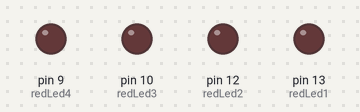
Recording of a sketch running on a simulated Arduino Uno, built with avr-gcc and run on an emulated ATmega328P. On the bench: output pins drawn as LEDs (lit = HIGH).

Above: at 0.3 s.
At 1.8 s:
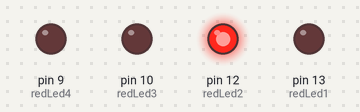
At 3.3 s:
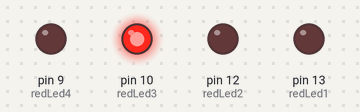
At 7.1 s:
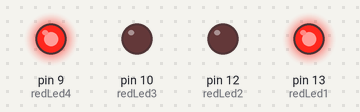
At 10.8 s:
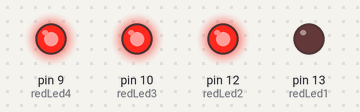
At 14.6 s:
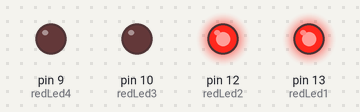
Timing chart, 0 to 15.6 s (numbered marks = the images above):
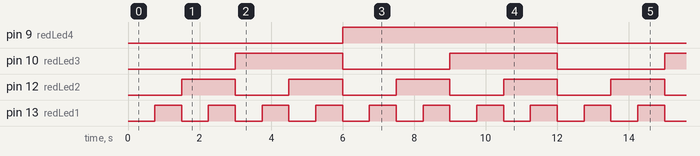

Measured:
- by itself, pin 9 (redLed4): alternates HIGH for 6.0 s and LOW for 6.0 s
- by itself, pin 10 (redLed3): alternates HIGH for 3.0 s and LOW for 3.0 s
- by itself, pin 12 (redLed2): alternates HIGH for 1.5 s and LOW for 1.5 s
- by itself, pin 13 (redLed1): alternates HIGH for 0.75 s and LOW for 0.75 s

The sketch:

Lesson_02_4-bit_Binary_Counter.ino
```cpp
int redLed1 =13;
int redLed2 =12;
int redLed3 =10;
int redLed4 =9;
int waiting =750;


void setup() {

pinMode(redLed1,OUTPUT);
pinMode(redLed2,OUTPUT);
pinMode(redLed3,OUTPUT);
pinMode(redLed4,OUTPUT);


}

void loop() {
  //Number 0
  digitalWrite(redLed1,LOW);
  digitalWrite(redLed2,LOW);
  digitalWrite(redLed3,LOW);
  digitalWrite(redLed4,LOW);
  delay(waiting);
  //1 - 0001
  digitalWrite(redLed1,HIGH);
  digitalWrite(redLed2,LOW);
  digitalWrite(redLed3,LOW);
  digitalWrite(redLed4,LOW);
  delay(waiting);
  //2 - 0010
  digitalWrite(redLed1,LOW);
  digitalWrite(redLed2,HIGH);
  digitalWrite(redLed3,LOW);
  digitalWrite(redLed4,LOW);
  delay(waiting);
  //3 - 0011
  digitalWrite(redLed1,HIGH);
  digitalWrite(redLed2,HIGH);
  digitalWrite(redLed3,LOW);
  digitalWrite(redLed4,LOW);
  delay(waiting);
  //4 - 0100
  digitalWrite(redLed1,LOW);
  digitalWrite(redLed2,LOW);
  digitalWrite(redLed3,HIGH);
  digitalWrite(redLed4,LOW);
  delay(waiting);
  //5 - 0101
  digitalWrite(redLed1,HIGH);
  digitalWrite(redLed2,LOW);
  digitalWrite(redLed3,HIGH);
  digitalWrite(redLed4,LOW);
  delay(waiting);
  //6 - 0110
  digitalWrite(redLed1,LOW);
  digitalWrite(redLed2,HIGH);
  digitalWrite(redLed3,HIGH);
  digitalWrite(redLed4,LOW);
  delay(waiting);
  //7 - 0111
  digitalWrite(redLed1,HIGH);
  digitalWrite(redLed2,HIGH);
  digitalWrite(redLed3,HIGH);
  digitalWrite(redLed4,LOW);
  delay(waiting);
  //8 - 1000
  digitalWrite(redLed1,LOW);
  digitalWrite(redLed2,LOW);
  digitalWrite(redLed3,LOW);
  digitalWrite(redLed4,HIGH);
  delay(waiting);
  //9 - 1001
  digitalWrite(redLed1,HIGH);
  digitalWrite(redLed2,LOW);
  digitalWrite(redLed3,LOW);
  digitalWrite(redLed4,HIGH);
  delay(waiting);
  //10 - 1010
  digitalWrite(redLed1,LOW);
  digitalWrite(redLed2,HIGH);
  digitalWrite(redLed3,LOW);
  digitalWrite(redLed4,HIGH);
  delay(waiting);
  //11 - 1011
  digitalWrite(redLed1,HIGH);
  digitalWrite(redLed2,HIGH);
  digitalWrite(redLed3,LOW);
  digitalWrite(redLed4,HIGH);
  delay(waiting);
  //12 - 1100
  digitalWrite(redLed1,LOW);
  digitalWrite(redLed2,LOW);
  digitalWrite(redLed3,HIGH);
  digitalWrite(redLed4,HIGH);
  delay(waiting);
  //13 - 1101
  digitalWrite(redLed1,HIGH);
  digitalWrite(redLed2,LOW);
  digitalWrite(redLed3,HIGH);
  digitalWrite(redLed4,HIGH);
  delay(waiting);
  //14 - 1110
  digitalWrite(redLed1,LOW);
  digitalWrite(redLed2,HIGH);
  digitalWrite(redLed3,HIGH);
  digitalWrite(redLed4,HIGH);
  delay(waiting);
  //15 - 1111
  digitalWrite(redLed1,HIGH);
  digitalWrite(redLed2,HIGH);
  digitalWrite(redLed3,HIGH);
  digitalWrite(redLed4,HIGH);
  delay(waiting);


}
```
